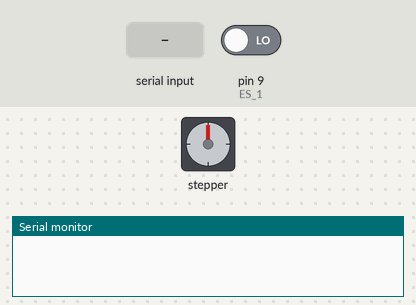
Recording of a sketch running on a simulated Arduino Uno, built with avr-gcc and run on an emulated ATmega328P. On the bench: stepper motor, the last lines printed to the serial monitor. Wiring (inferred from the names in the program): stepper motor driver (200 steps per turn assumed): step pin 2; direction pin 5; enable pin 8. The inputs (shaded band) are chosen by the test bench; at power-on: pin 9 (ES_1) LOW.

Above: at 1.9 s.
2.0 s: "90,45\n" received over Serial
At 10.7 s:
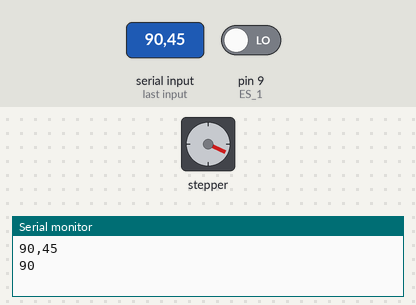
11.0 s: "limit" received over Serial
Timing chart, 0 to 14.0 s (numbered marks = the images above; inputs shaded):
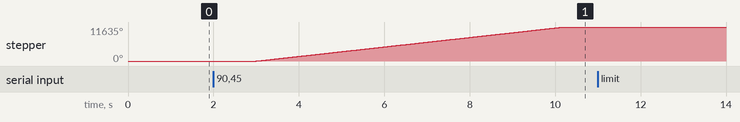

The sketch:

ino_go_by_serial_command_v2.ino
```cpp
// 軌道套組

#define X_DIR    5   //第5腳位控制X轴馬達方向
#define X_STP    2   //第2腳位控制X轴馬達步數
#define en       8   //馬達使能
#define ES_1     9   //第9腳位為最小值機械開關接收訊號

int read_data = 0;
int collect_time_second = 5;

void setup() {
  pinMode(X_DIR,OUTPUT);
  pinMode(X_STP,OUTPUT);
  pinMode(en,OUTPUT);
  digitalWrite(en,LOW);
  pinMode(ES_1, INPUT);

  Serial.begin(9600);
}

void go_to_limit_switch() {
  while(digitalRead(ES_1)==HIGH){
    digitalWrite(X_DIR, LOW);
    digitalWrite(X_STP, HIGH);
    delayMicroseconds(100);
    digitalWrite(X_STP, LOW);
    delayMicroseconds(100);
  }
}

void go_forward(int step) {
  for (int j = 0; j < step; j++) {
    for (int i=0 ; i< int(8307/3) ; i++){
      digitalWrite(X_DIR, HIGH);
      digitalWrite(X_STP, HIGH);
      delayMicroseconds(1000);
      digitalWrite(X_STP, LOW);
      delayMicroseconds(100);
    }
    delay(2000);
  }
}

void run_cm(int cm) {
  // this HW config: 3200 steps = 40 mm = 4cm
  int steps = int(cm / 4.0 * 3200);
  for (int i = 0; i < steps; i++) {
      // once high-low stands for one step
      digitalWrite(X_DIR, HIGH);
      digitalWrite(X_STP, HIGH);
      delayMicroseconds(1000);
      digitalWrite(X_STP, LOW);
      delayMicroseconds(100);
  }
  delay(500); // small delay for system stable
}

void loop() {

  // first reset (limit switch)
  go_to_limit_switch();
  delay(1000);

  while (true) {

    if (Serial.available()) {
      String str = Serial.readString();
      //str.trim();
      Serial.println(str);
      if (str == "limit") {
        go_to_limit_switch();
        delay(1000);
      }
      else {
        int d = str.toInt();
        Serial.println(d);
        run_cm(d);
      }
    }

    /*
    // wait for the command from serial port
    if (Serial.available()) {
      //read_data = int(Serial.read() - '0');
      read_data = int(Serial.read());
      if (int(read_data)==999) {
        go_to_limit_switch();
        delay(1000);
      }
      else if (int(read_data)==903) {
        collect_time_second = 30;
      }
      else if (int(read_data)==901) {
        collect_time_second = 10;
      }
      else if (int(read_data)==906) {
        collect_time_second = 60;
      }
      else if (int(read_data)==902) {
        collect_time_second = 20;
      }
      else if (int(read_data)==909) {
        collect_time_second = 120;
      }
      else{
        //go_forward(read_data);
        if (int(read_data) <= 180) {
          run_cm(int(read_data));
          Serial.print(read_data);
          // sleep(ms) = stay at the position of cage to collect data
          //delay(1000);
          delay(collect_time_second*1000);
        }
      }
    }
    */
  }
}
```

Measured:
- after the input at 2.0 s, stepper: turns 11635° clockwise in 7.2 s, starting after 1.0 s
